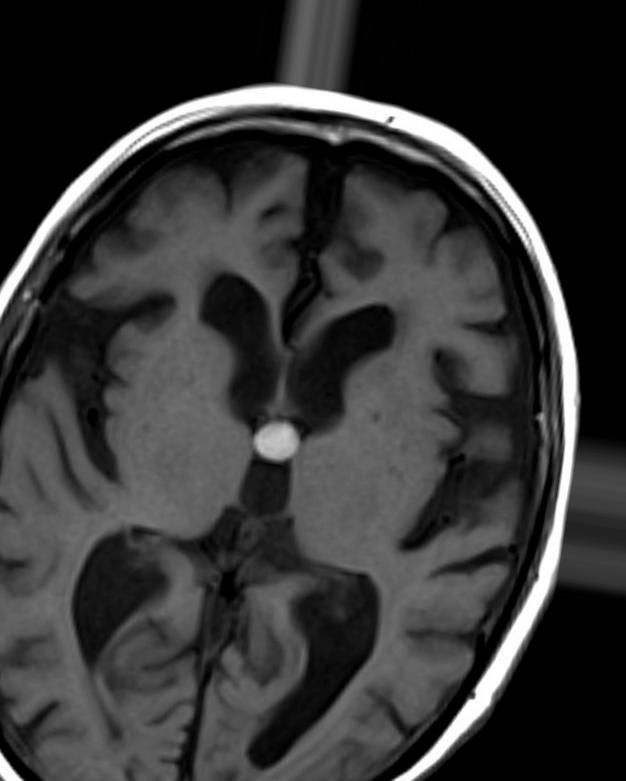
#> input picture aug_data/yes/yes_0_1027.jpg, 626 x 781 px, found by its file name; its folder holds only this picture in this run
$ jupyter execute --allow-errors Data-Augmentation.ipynb
#> lines starting #> are read from the running program, lines starting #| are printed output that depends on the picture; after the words box and inside, x2 and y2 are one past the last pixel; in counts of white or black regions, pixels touching at a corner belong together
## Importing Necessary modules

[cell 1]
import os
import cv2
import numpy as np

import random
from matplotlib import pyplot as plt
from sklearn.model_selection import train_test_split

from  tensorflow.keras.preprocessing.image import ImageDataGenerator, array_to_img, img_to_array, load_img

[cell 2]
from tensorflow.compat.v1 import ConfigProto
from tensorflow.compat.v1 import InteractiveSession

#> (the rest of this cell did not finish here and is left out)

## Loading Data

[cell 3]
images_yes = []
for filename in os.listdir('brain_tumor_dataset/yes'):
    if filename.endswith('.jpg') or filename.endswith('.png'):
        img_path = os.path.join('brain_tumor_dataset/yes', filename)
        img = cv2.imread(img_path)
#> img is the input picture: shape (781, 626, 3); min 0, max 255, mean 52.8
        images_yes.append(img)

[cell 4]
images_no = []
#> (the rest of this cell did not finish here and is left out)

[cell 5]
plt.figure(figsize=[10,5])

plt.subplot(141)
#> (the rest of this cell did not finish here and is left out)

## Cropping Brain from Images

[cell 6]
def crop_imgs(images):
    croped=[]
    for i in images:
        gray = cv2.cvtColor(i, cv2.COLOR_BGR2GRAY)
        # binary thresholding
        _, binary = cv2.threshold(gray, 0, 255, cv2.THRESH_BINARY + cv2.THRESH_OTSU)
        # finding the contours
        contours, _ = cv2.findContours(binary.copy(), cv2.RETR_EXTERNAL, cv2.CHAIN_APPROX_SIMPLE)
        # contour with the largest area
        max_contour = max(contours, key=cv2.contourArea)
        #bounding rect
        x, y, w, h = cv2.boundingRect(max_contour)
        croped.append(i[y:y+h, x:x+w])
#> this loop made 1 pass
#> (x, y, w, h) on pass 1: (0, 157, 517, 624)
#> pass 1, in crop_imgs, `_, binary = cv2.threshold(gray, 0, 255, cv2.THRESH_BINARY + cv2.THRESH..`:
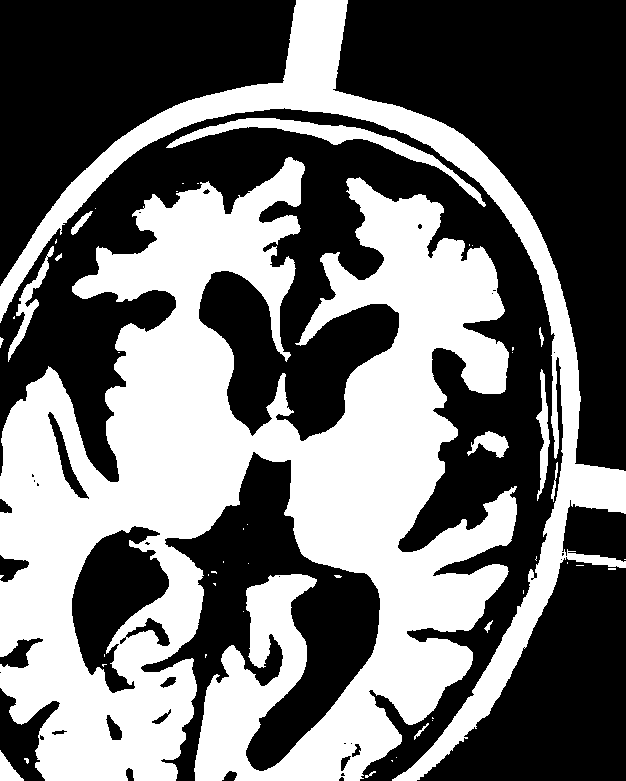
#> binary: shape (781, 626); 43.7% white; 50 white regions (35 under 20 px), largest, box (x1, y1, x2, y2) and area: (0, 157, 517, 781) 171997, (0, 0, 626, 781) 34894, (166, 118, 486, 207) 3340
#> after the loop, croped = 1 item

    return croped

cropped_imgs_yes=crop_imgs(images_yes)
#> cropped_imgs_yes = 1 item
cropped_imgs_no=crop_imgs(images_no)
#> cropped_imgs_no = []

[cell 7]
plt.figure(figsize=[10,5])

plt.subplot(141)
#> (the rest of this cell did not finish here and is left out)

## Data Augmentation

#> (a cell that did not finish here is left out)

[cell 9]
def yes_train(x):
    i=0
    for batch in datagen.flow(x,batch_size=1,save_to_dir='aug_data/train/yes',save_prefix='yes',save_format='jpg',):
        i+=1
        if i>=5:
            break

def yes_test(x):
    i=0
    for batch in datagen.flow(x,batch_size=1,save_to_dir='aug_data/test/yes',save_prefix='yes',save_format='jpg',):
        i+=1
        if i>=5:
            break

def no_train(x):
    i=0
    for batch in datagen.flow(x,batch_size=1,save_to_dir='aug_data/train/no',save_prefix='no',save_format='jpg',):
        i+=1
        if i>=5:
            break

def no_test(x):
    i=0
    for batch in datagen.flow(x,batch_size=1,save_to_dir='aug_data/test/no',save_prefix='no',save_format='jpg',):
        i+=1
        if i>=5:
            break

[cell 10]
split_yes = int(len(cropped_imgs_yes) * 0.8)
#> split_yes = 0
split_no=int(len(cropped_imgs_yes) * 0.8)
#> split_no = 0

train_images_yes = cropped_imgs_yes[:split_yes]
#> train_images_yes = []
test_images_yes = cropped_imgs_yes[split_yes:]
#> test_images_yes = 1 item


train_images_no = cropped_imgs_no[:split_no]
#> train_images_no = []
test_images_no = cropped_imgs_no[split_no:]
#> test_images_no = []

[cell 11]
for i in train_images_yes:
    x=img_to_array(i)
    x=x.reshape((1,)+x.shape)
    yes_train(x)
#> this loop made 0 passes

#> (a cell that did not finish here is left out)

[cell 13]
for i in train_images_no:
    x=img_to_array(i)
    x=x.reshape((1,)+x.shape)
    no_train(x)

[cell 14]
for i in test_images_no:
    x=img_to_array(i)
    x=x.reshape((1,)+x.shape)
    no_test(x)


$ run again, on aug_data/yes/yes_0_1295.jpg
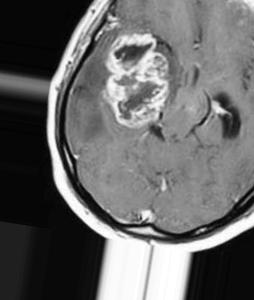
#> input picture aug_data/yes/yes_0_1295.jpg, 254 x 300 px, found by its file name
#> img is the input picture: shape (300, 254, 3); min 0, max 255, mean 102.9
#> the loop in crop_imgs, `for i in images:` made 1 pass
#> (x, y, w, h) on pass 1: (65, 0, 189, 233)
#> pass 1, in crop_imgs, `_, binary = cv2.threshold(gray, 0, 255, cv2.THRESH_BINARY + cv2.THRESH..`:
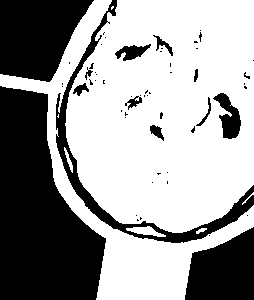
#> binary: shape (300, 254); 61.2% white; 57 black regions (44 under 20 px), largest, box (x1, y1, x2, y2) and area: (0, 86, 106, 300) 14960, (0, 0, 94, 82) 5587, (185, 227, 254, 300) 3761
#> after the loop in crop_imgs, `for i in images:`: croped = 1 item
#> cropped_imgs_no = []
#> split_yes = 0
#> train_images_yes = []
#> test_images_yes = 1 item
#> train_images_no = []

$ run again, on aug_data/yes/yes_0_1324.jpg
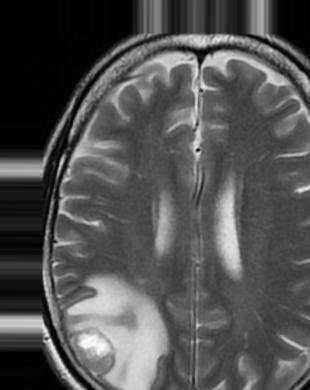
#> input picture aug_data/yes/yes_0_1324.jpg, 310 x 390 px, found by its file name
#> img is the input picture: shape (390, 310, 3); min 0, max 255, mean 81.1
#> the loop in crop_imgs, `for i in images:` made 1 pass
#> (x, y, w, h) on pass 1: (64, 274, 105, 116)
#> pass 1, in crop_imgs, `_, binary = cv2.threshold(gray, 0, 255, cv2.THRESH_BINARY + cv2.THRESH..`:
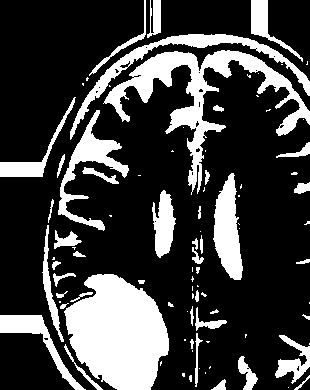
#> binary: shape (390, 310); 25% white; 92 white regions (47 under 20 px), largest, box (x1, y1, x2, y2) and area: (64, 274, 169, 390) 8599, (103, 50, 310, 195) 6149, (70, 34, 310, 140) 2499
#> after the loop in crop_imgs, `for i in images:`: croped = 1 item
#> cropped_imgs_no = []
#> split_yes = 0
#> train_images_yes = []
#> test_images_yes = 1 item
#> train_images_no = []

$ run again, on aug_data/yes/yes_0_150.jpg
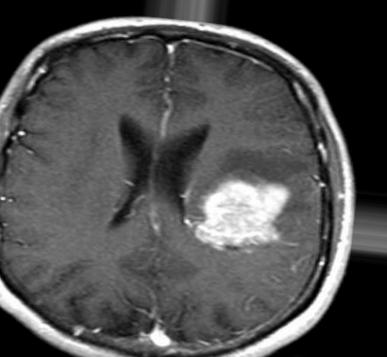
#> input picture aug_data/yes/yes_0_150.jpg, 387 x 357 px, found by its file name
#> img is the input picture: shape (357, 387, 3); min 0, max 255, mean 79
#> the loop in crop_imgs, `for i in images:` made 1 pass
#> (x, y, w, h) on pass 1: (0, 39, 326, 318)
#> pass 1, in crop_imgs, `_, binary = cv2.threshold(gray, 0, 255, cv2.THRESH_BINARY + cv2.THRESH..`:
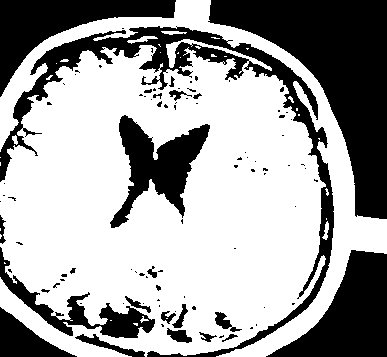
#> binary: shape (357, 387); 63.5% white; 96 black regions (71 under 20 px), largest, box (x1, y1, x2, y2) and area: (208, 0, 387, 219) 16110, (0, 26, 334, 357) 10577, (266, 250, 387, 357) 6687
#> after the loop in crop_imgs, `for i in images:`: croped = 1 item
#> cropped_imgs_no = []
#> split_yes = 0
#> train_images_yes = []
#> test_images_yes = 1 item
#> train_images_no = []

$ run again, on aug_data/yes/yes_0_1048.jpg
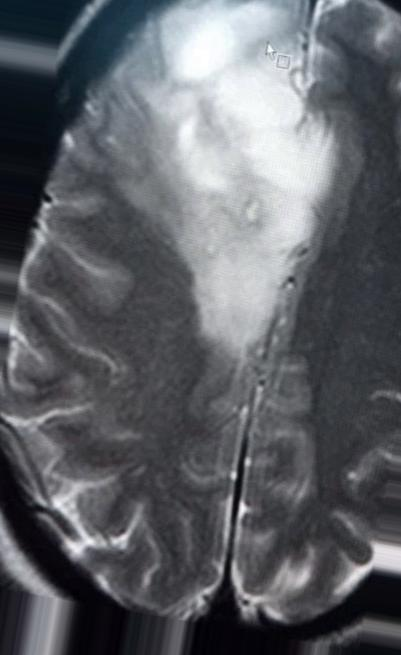
#> input picture aug_data/yes/yes_0_1048.jpg, 401 x 655 px, found by its file name
#> img is the input picture: shape (655, 401, 3); mean B, G, R 102.3, 97, 94.4
#> the loop in crop_imgs, `for i in images:` made 1 pass
#> (x, y, w, h) on pass 1: (113, 0, 237, 372)
#> pass 1, in crop_imgs, `_, binary = cv2.threshold(gray, 0, 255, cv2.THRESH_BINARY + cv2.THRESH..`:
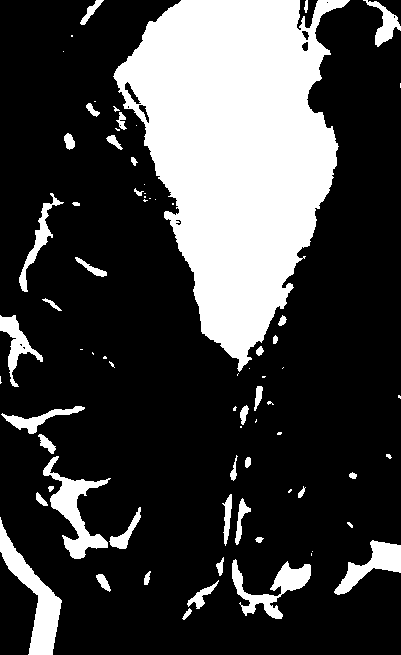
#> binary: shape (655, 401); 25% white; 75 white regions (32 under 20 px), largest, box (x1, y1, x2, y2) and area: (113, 0, 350, 372) 51361, (0, 517, 62, 655) 2596, (43, 456, 111, 559) 2160
#> after the loop in crop_imgs, `for i in images:`: croped = 1 item
#> cropped_imgs_no = []
#> split_yes = 0
#> train_images_yes = []
#> test_images_yes = 1 item
#> train_images_no = []
